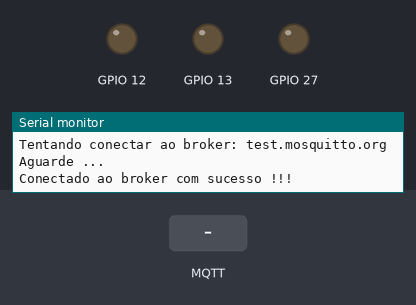
This sketch was run on a simulated ESP32. Parts: output pins drawn as LEDs (lit = HIGH), the last lines printed to the serial monitor. The test bench sets the inputs (shaded band). WiFi joins after 1.5 s; servers stay silent unless stated; no MQTT or app messages arrive unless stated.

Above: at 9.7 s.
9.8 s: MQTT message "LIGA_LED_VERMELHO" arrives on the first subscribed topic
At 10.5 s:
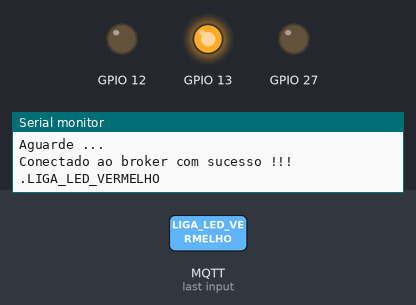
11.3 s: MQTT message "DESLIGA_LED_VERMELHO" arrives on the first subscribed topic
At 11.6 s:
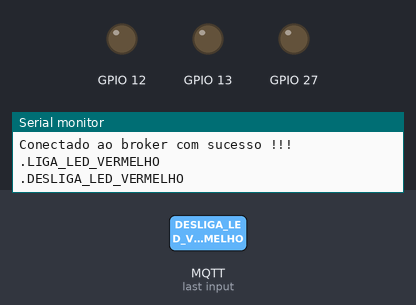
Timing chart, 0 to 14.3 s (numbered marks = the images above; inputs shaded):
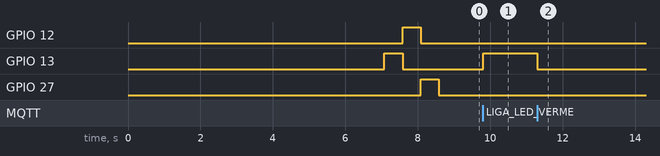

The sketch:

codigo_teste.ino
```cpp
//Inclusão das bibliotecas
#include <WiFi.h> // inclui a biblioteca do wifi no programa
WiFiClient esp_32_luizinho; // cria o objeto esp_32_n2auco
#include <PubSubClient.h> //inclui a biblioteca do protocolo MQTT
PubSubClient MQTT(esp_32_luizinho); //cria o objeto MQTT usando as definições do cliente wifi esp_32_n2auco para conexão


//Credenciais de acesso ao wifi
const char* ssid = "Luzenho";// nome da rede wifi a conectar
const char* senha = "123456789";//senha da rede wifi a conectar

//------------------------- Credenciais do MQTT ----------------------
const char* endereco_broker = "test.mosquitto.org"; //endereço do broker a conectar
#define client_id "esp32_luizinho" //nome do cliente, obrigatoriamente deve ser UNICO
int porta = 1883; //porta de conexão com o broker a ser utilizada


void setup() {

  Serial.begin(115200);//inicia o serial monitor
  inicia_wifi(); //chama a rotina inicia wifi
  inicia_mqtt(); //chama a rotina inicia mqtt

  //Definição de saídas
  pinMode(12,OUTPUT);
  pinMode(13,OUTPUT);
  pinMode(27,OUTPUT);

  //Sinaleira indicando inicio do código
  digitalWrite(13,HIGH);
  delay(500);
  digitalWrite(13,LOW);
  digitalWrite(12,HIGH);
  delay(500);
  digitalWrite(12,LOW);
  digitalWrite(27,HIGH);
  delay(500);
  digitalWrite(27,LOW);

}

void loop() {
  reconecta_wifi(); //chama a rotina de reconexão do wifi
  reconecta_mqtt(); //chama a rotina de reconexão do mqtt
  MQTT.loop(); // keep alive da função do mqtt
}

void inicia_wifi()
{

  delay(10);//fica um curto tempo em espera
  Serial.println();//pula uma linha em branco
  Serial.println("--------- Iniciando conexao WiFi -----------");
  Serial.print("Tentando conectar na rede: ");Serial.println(ssid);
  Serial.println("Aguarde...");

  reconecta_wifi();//chama a rotina de reconexão do wifi

}


void reconecta_wifi()
{

  if(WiFi.status() == WL_CONNECTED)//verifica se está conectado a rede
          return;//se estiver sai da função reconecta wifi

  while(WiFi.status() != WL_CONNECTED)//esnquanto não estiver conectado
  {
    digitalWrite(2,LOW); //apaga o led azul da placa indicando que está sem conexao wifi
    WiFi.begin(ssid,senha);//tenta fazer a conexão

    for(byte xis = 0; xis<50; xis++)
      {
        delay(100);
        Serial.print(".");
      }
  }
  digitalWrite(2,HIGH); //acende o led azul da placa indicando que está conectado no wifi
  Serial.println();//pula uma linha
  Serial.println("Conectado com sucesso a rede WiFi !!!");
  Serial.print("IP obtido: ");
  Serial.println(WiFi.localIP());//mostra o ip obtido pelo micrccontrolador
  Serial.print("Endereco MAC: ");
  Serial.println(WiFi.macAddress());//mostra o endereço mac da placa de rede

}


void inicia_mqtt()
{
  Serial.println("-------------------- iniciando MQTT -------------------");

  reconecta_mqtt(); //chama a rotina reconecta mqtt
}

void reconecta_mqtt()
{

  while(!MQTT.connected()) //enquanto estiver desconectado
  {

    reconecta_wifi(); //chama a rotina de reconexão do wifi

    Serial.print("Tentando conectar ao broker: ");Serial.println(endereco_broker);
    MQTT.setServer(endereco_broker, porta); //tenta conectar ao broker através da porta informada
    MQTT.setCallback(mqtt_callback);            //atribui função de callback (função chamada quando qualquer informação de um dos tópicos subescritos chega)
    Serial.println("Aguarde ...");
    delay(2000); //espera 2 segundos

    if(MQTT.connect(client_id))//se conectou
    {
      Serial.println("Conectado ao broker com sucesso !!!");
      MQTT.subscribe("aula_iot_3ano");
      //MQTT.publish(topic, msg);
    }
    else//senão conectou
    {
      Serial.println("Falha de conexao com o broker");
      Serial.println("Havera uma nova tentativa de conexao em 2 segundos");
      delay(2000);//espera 2 segundos
    }

  }

}

void mqtt_callback(char* topic, byte* payload, unsigned int length)
{
    String msg;

    /* obtem a string do payload recebido */
    for(int i = 0; i < length; i++)
    {
       char c = (char)payload[i];
       msg += c;
    }

    Serial.print(".");
    Serial.println(msg);

    if (msg == "LIGA_LED_VERMELHO"){

        digitalWrite(13, HIGH);
      }

    else if (msg == "DESLIGA_LED_VERMELHO"){
        digitalWrite(13, LOW);


    }
}
```

Measured:
- after the input at 9.8 s, GPIO 13: LOW → HIGH at once
- after the input at 11.3 s, GPIO 13: HIGH → LOW at once
